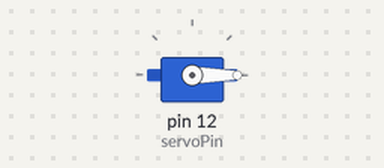
Bench run of a sketch on a simulated Arduino Uno, built with avr-gcc and run on an emulated ATmega328P. Parts: servo.

Above: at 0.05 s.
Timing chart, 0 to 4.6 s (numbered marks = the images above):
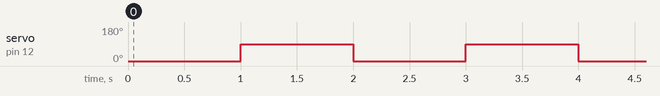

The sketch:

finger_servo.ino
```cpp
#include <Servo.h>
int servoPin = 12;
Servo Servo1;
void setup() {
  // put your setup code here, to run once:
  Servo1.attach(servoPin);
}

void loop() {
  // put your main code here, to run repeatedly:
  // Make servo go to 0 degrees
   Servo1.write(0);
   delay(1000);
   // Make servo go to 90 degrees
  // Servo1.write(180);
   //delay(1000);
   // Make servo go to 180 degrees
   Servo1.write(90);
   delay(1000);

}
```

Measured:
- by itself, servo on pin 12 (servoPin): alternates 90° for 1.0 s and 0° for 1.0 s
